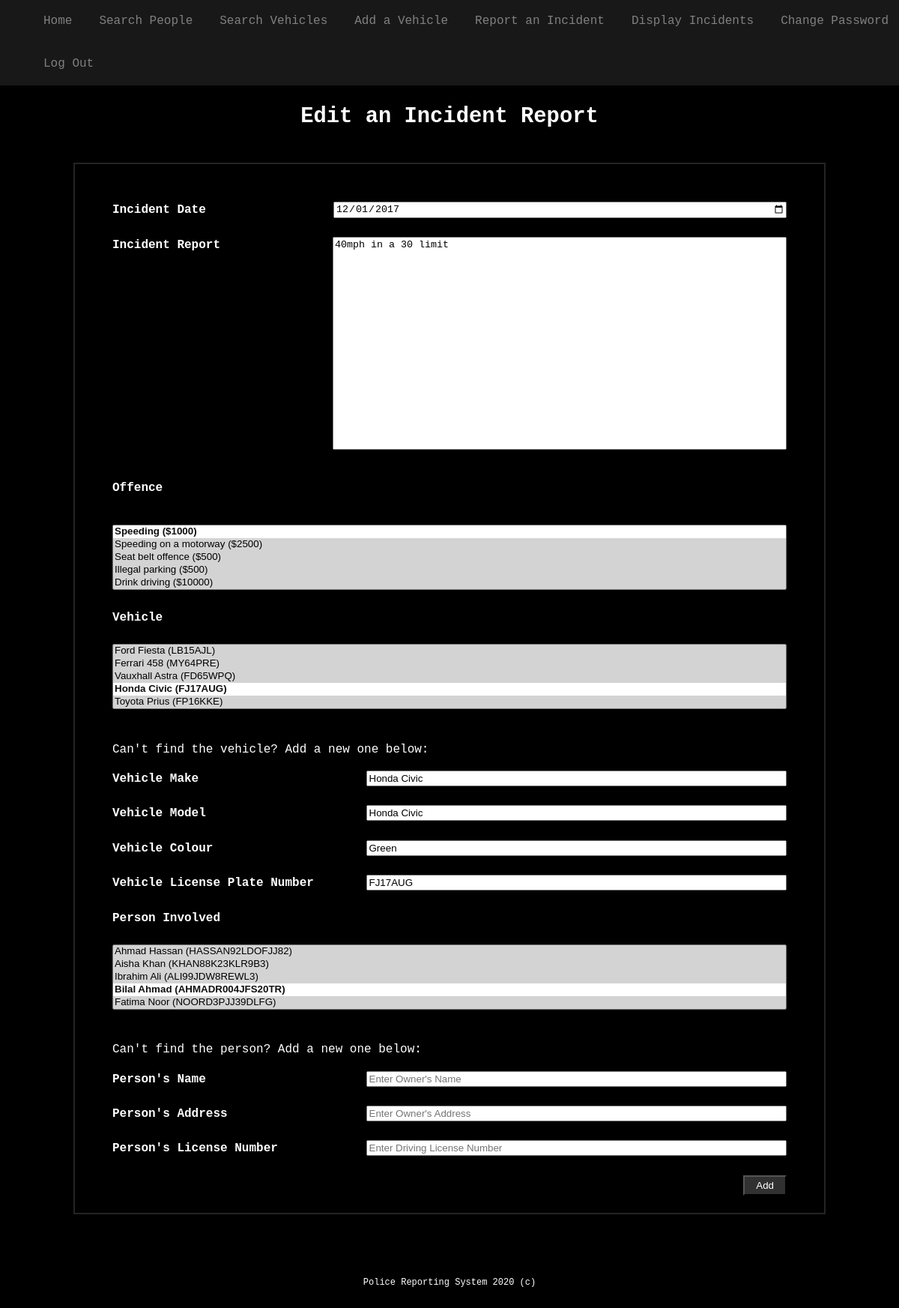
Page /editIncident.php?incidentId=1 (signed in) on the committed database.
### tables this page shows
CREATE TABLE Incident (
  Incident_ID int(11) NOT NULL,
  Vehicle_ID int(11) DEFAULT NULL,
  People_ID int(11) DEFAULT NULL,
  Incident_Date date NOT NULL,
  Incident_Report varchar(500) NOT NULL,
  Offence_ID int(11) DEFAULT NULL
);

CREATE TABLE Vehicle (
  Vehicle_ID int(11) NOT NULL,
  Vehicle_type varchar(20) NOT NULL,
  Vehicle_colour varchar(20) NOT NULL,
  Vehicle_licence varchar(7) DEFAULT NULL
);

### src/editIncident.php (the view, shortened to what this page needs)
<?php
	include_once('header.php');
	$db = new PDO('mysql:host=localhost;dbname=officer', "root", "");
	$query = "SELECT * FROM People";
	$stmt4 = $db->query($query);
	$query = "SELECT * FROM Vehicle";
	$stmt5 = $db->query($query);
	$query = "SELECT * FROM Offence";
	$stmt6 = $db->query($query);
	if (isset($_GET['incidentId'])) {
		$incident_id = htmlspecialchars($_GET['incidentId']);
		$query = "SELECT I.Incident_ID, I.Incident_Date, I.Incident_Report,
			O.Offence_description, O.Offence_ID, O.Offence_maxFine, O.Offence_maxPoints,
			P.People_ID, P.People_name, P.People_address, P.People_licence,
			V.Vehicle_ID, V.Vehicle_type, V.Vehicle_colour, V.Vehicle_licence
			FROM Incident I JOIN People P
			ON I.People_ID = P.People_ID
			JOIN Vehicle V
			ON I.Vehicle_ID = V.Vehicle_ID
			JOIN Offence O
			ON I.Offence_ID = O.Offence_ID
			WHERE Incident_ID = $incident_id";
		$stmt7 = $db->query($query);
		$res = $stmt7->fetch();
	}
?>
	<section class="main-content">
		<h2>Edit an Incident Report</h2>
	</section>
	<form action="report.php" method="post">
		<div class="container">
			<label for="date"><b>Incident Date</b></label>
			<input type="date" placeholder="Enter Incident Date" name="date" id="date" value="<?=$res['Incident_Date']?>" required>
			<br><br>
			<label for="report"><b>Incident Report</b></label>
			<textarea placeholder="Enter Incident Description" name="report" id="report" required><?=$res['Incident_Report']?></textarea>
			<br><br><br><br><br><br><br><br><br><br><br><br><br><br>
			<label for="offence"><b>Offence</b></label>
			<br><br>
			<select name="offence" id="offence" size="5" required>
<?php
			while ($row = $stmt6->fetch(PDO::FETCH_ASSOC)) {
?>
				<option value="<?=$row['Offence_ID']?>"
<?php
					if ($row['Offence_ID'] == $res['Offence_ID']) {
?>
						selected
<?php
					}
?>
				>
				<?=$row['Offence_description'] . ' ($' . $row['Offence_maxFine'] . ')'?>
				</option>
<?php
			}
?>
			</select><br><br>
			<label for="vehicle"><b>Vehicle</b></label>
			<br><br>
			<select name="vehicle" id="vehicle" size="5" required>
<?php
			while ($row = $stmt5->fetch(PDO::FETCH_ASSOC)) {
?>
				<option value="<?=$row['Vehicle_ID']?>"
<?php
					if ($row['Vehicle_ID'] == $res['Vehicle_ID']) {
?>
						selected
<?php
					}
?>
				><?=$row['Vehicle_type'] . ' (' . $row['Vehicle_licence'] . ')'?></option>
<?php
			}
?>
			</select><br><br>
			<p>Can't find the vehicle? Add a new one below:</p>
			<label for="make"><b>Vehicle Make</b></label>
			<input type="text" placeholder="Enter Vehicle Make" name="make" id="make" value="<?=$res['Vehicle_type']?>">
			<br><br>
			<label for="model"><b>Vehicle Model</b></label>
			<input type="text" placeholder="Enter Vehicle Model" name="model" id="model" value="<?=$res['Vehicle_type']?>">
			<br><br>
			<label for="colour"><b>Vehicle Colour</b></label>
			<input type="text" placeholder="Enter Vehicle Colour" name="colour" id="colour" value="<?=$res['Vehicle_colour']?>">
			<br><br>
			<label for="plate"><b>Vehicle License Plate Number</b></label>
			<input type="text" placeholder="Enter License Plate Number" name="plate" id="plate" value="<?=$res['Vehicle_licence']?>">
			<br><br>
			<label for="owner"><b>Person Involved</b></label>
			<br><br>
			<select name="owner" id="owner" size="5" required>
<?php
			while ($row = $stmt4->fetch(PDO::FETCH_ASSOC)) {
?>
				<option value="<?=$row['People_ID']?>"
<?php
					if ($row['People_ID'] == $res['People_ID']) {
?>
						selected
<?php
					}
?>
				><?=$row['People_name'] . ' (' . $row['People_licence'] . ')'?></option>
<?php
			}
?>
			</select><br><br>
			<p>Can't find the person? Add a new one below:</p>
			<label for="name"><b>Person's Name</b></label>
			<input type="text" placeholder="Enter Owner's Name" name="name" id="name">
			<br><br>
			<label for="address"><b>Person's Address</b></label>
			<input type="text" placeholder="Enter Owner's Address" name="address" id="address">
			<br><br>
			<label for="license"><b>Person's License Number</b></label>
			<input type="text" placeholder="Enter Driving License Number" name="license" id="license">
			<br><br>
			<button type="submit">Add</button>
		</div>
	</form>
<?php
	include_once('footer.php');
?>

### src/style.css (style rules this page uses)
body { margin:0; background-color: black; color: white; font-family: "Lucida Console", Monaco, monospace; line-height: 1.45em; }
.main-content { margin-top: 12%; margin-bottom: 4%; margin-left: 10%; margin-right: 10%; text-align: left; font-size: 1.20em; }
.main-content h2 { margin-bottom: 50px; text-align: center; }
.container { width: 900px; margin: 0 auto; height: auto; border: 2px solid rgb(36, 36, 36); padding: 50px; }
.container button { float: right; padding: 4px 15px; color: white; background-color: rgb(49, 49, 49); cursor: pointer; }
.container select { width: 100%; background-color: lightgrey; }
input, textarea { float: right; }
textarea { resize: none; width: 600px; height: 180px; margin-bottom: 100px; padding-bottom: 100px; margin-left:100px; }
option[selected] { background-color: white; font-weight: bold; }
input[type=text], input[type=password], input[type=number] { width: 61.5%; }
input[type=date] { width: 600px; }
button { float: right; padding: 4px 15px; color: white; background-color: rgb(49, 49, 49); cursor: pointer; }

### rows in the picture
incident: date "12/01/2017", report "40mph in a 30 limit", make "Honda Civic", model "Honda Civic", colour "Green", plate "FJ17AUG"

### other values in the picture
form field offence "Speeding ($1000) ☑ / Speeding on a motorway ($2500) / Seat belt offence ($500) / Illegal parking ($500) / Drink driving ($10000)"
form field vehicle "Ford Fiesta (LB15AJL) / Ferrari 458 (MY64PRE) / Vauxhall Astra (FD65WPQ) / Honda Civic (FJ17AUG) ☑ / Toyota Prius (FP16KKE)"
form field owner "Ahmad Hassan (HASSAN92LDOFJJ82) / Aisha Khan (KHAN88K23KLR9B3) / Ibrahim Ali (ALI99JDW8REWL3) / Bilal Ahmad (AHMADR004JFS20TR) ☑ / Fatima Noor (NOORD3PJJ39DLFG)"
